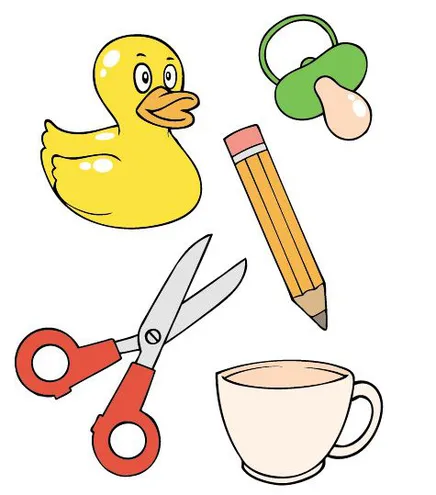
#> input picture VisionArtificial/Python/Images/img3.jpg, 436 x 495 px, found by its file name
$ python opencv.py
#> lines starting #> are read from the running program, lines starting #| are printed output that depends on the picture; after the words box and inside, x2 and y2 are one past the last pixel; in counts of white or black regions, pixels touching at a corner belong together
import cv2
import numpy as np

imagen = cv2.imread('.\\Images\\img3.jpg')
#> imagen is the input picture: shape (495, 436, 3); mean B, G, R 211.9, 230.5, 238.7
gray = cv2.cvtColor(imagen,cv2.COLOR_BGRA2GRAY)
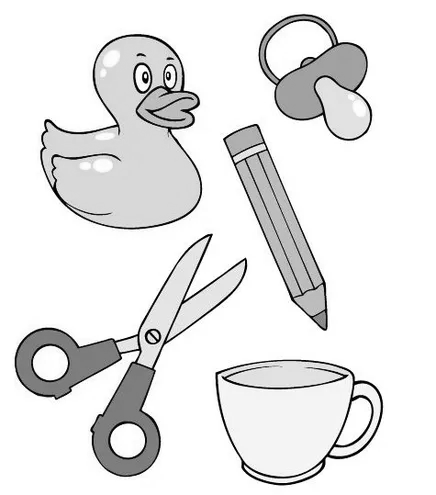
#> gray: shape (495, 436); min 0, max 255, mean 230.8
ret, th = cv2.threshold(gray,200,255,cv2.THRESH_BINARY_INV)
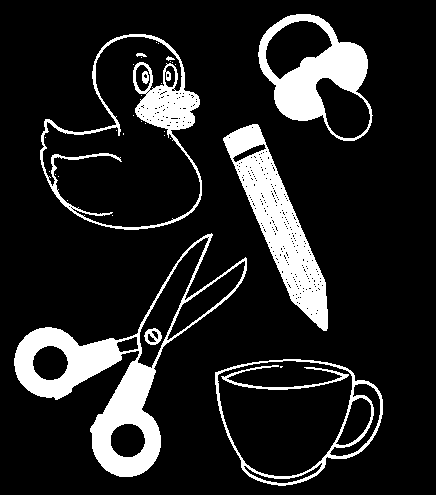
#> th: shape (495, 436); 14% white; 34 white regions (24 under 20 px)
contornos,jerarquia = cv2.findContours(th,cv2.RETR_EXTERNAL,
                                       cv2.CHAIN_APPROX_SIMPLE)
#> contornos = 5 contours; box (x1, y1, x2, y2) and area: (40, 34, 202, 230) 21101, (215, 359, 383, 486) 15860, (14, 233, 247, 477) 15754, (258, 14, 373, 141) 9698, (223, 124, 328, 331) 7424; jerarquia = [[1, -1, -1, -1], [2, 0, -1, -1], [3, 1, -1, -1], [4, 2, -1, -1], [-1, 3, -1, -1]]
for i in range(len(contornos)):
    cnt = contornos[i]
    M = cv2.moments(cnt)
    #print(M)
    cX = int(M["m10"]/M["m00"])
    cY= int(M["m01"]/M["m00"])
    print(cX)
    print(cY)

    area=cv2.contourArea(cnt)
    #print(area)
    perimetro = cv2.arcLength(cnt,True)
    #print(perimetro)
    cv2.circle(imagen,(cX,cY),5,(0,255,0),-1)
    cv2.putText(imagen,"x:"+str(cX)+",y:"+str(cY),(cX,cY),1,1,(0,0,0),1)
    x,y,w,h = cv2.boundingRect(cnt)
    cv2.rectangle(imagen,(x,y),(x+w,y+h),(0,255,0),3)
    cv2.imshow("Image",imagen)
    cv2.waitKey(0)
#> this loop made 5 passes
#> (cX, cY, area, perimetro, x, y, w, h) on passes 1 to 5: (295, 416, 15860.5, 511.7, 215, 359, 168, 127), (125, 362, 15754, 1108.9, 14, 233, 233, 244), (278, 221, 7424, 513.4, 223, 124, 105, 207), (128, 141, 21101, 724.6, 40, 34, 162, 196), (316, 74, 9698.5, 432.4, 258, 14, 115, 127)
#| 295
#| 416
#| 125
#| 362
#| 278
#| 221
#| 128
#| 141
#| 316
#| 74
#> pass 1, `cv2.imshow("Image",imagen)`:
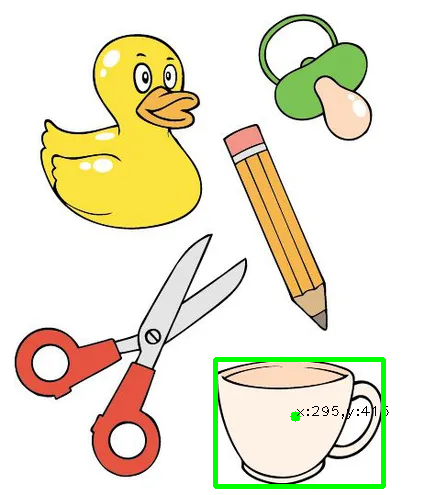
#> window 'Image': shape (495, 436, 3); mean B, G, R 208.4, 230.6, 235.1
#> pass 2, `cv2.imshow("Image",imagen)`:
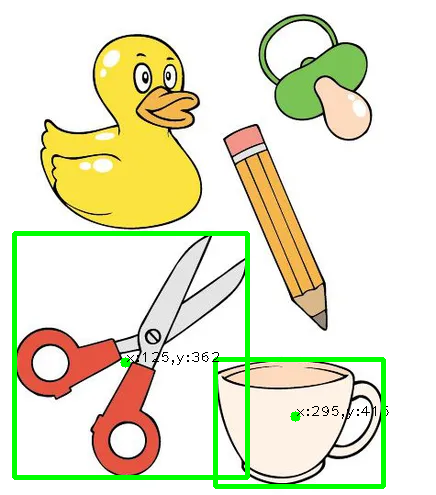
#> window 'Image': shape (495, 436, 3); mean B, G, R 202.9, 230.6, 229.5
#> after the loop:
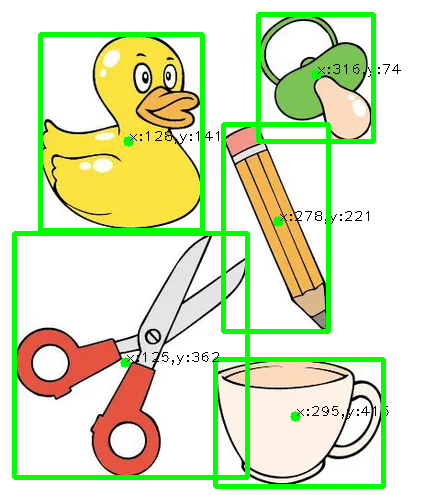
#> imagen: shape (495, 436, 3); 8.11% of pixels changed, all inside (x1, y1, x2, y2) = (12, 12, 401, 489)


cv2.imshow("th",th)
cv2.waitKey(0)
cv2.destroyAllWindows()

$ run again, with VisionArtificial/Python/Images/img2.jpg copied over VisionArtificial/Python/Images/img3.jpg
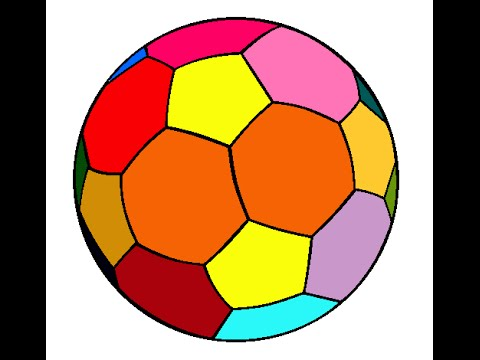
#> input picture VisionArtificial/Python/Images/img2.jpg, 480 x 360 px, found by its file name
#> imagen is the input picture: shape (360, 480, 3); mean B, G, R 106.7, 136, 181.2
#> `ret, th = cv2.threshold(gray,200,255,cv2.THRESH_BINARY_INV)`:
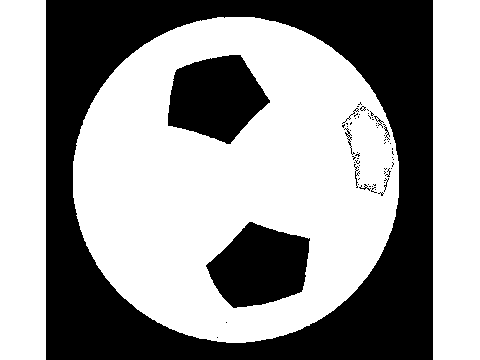
#> th: shape (360, 480); 60.3% white; 64 black regions (54 under 20 px)
#> contornos = 3 contours; box (x1, y1, x2, y2) and area: (73, 17, 399, 343) 83162, (433, 0, 480, 360) 16514, (0, 0, 46, 360) 16155; jerarquia = [[1, -1, -1, -1], [2, 0, -1, -1], [-1, 1, -1, -1]]
#> the loop `for i in range(len(contornos)):` made 3 passes
#> (cnt, cX, area, perimetro, x, y, w, h) on passes 2 to 3: ([[433, 0], [433, 359], [479, 359], [479, 0]], 456, 16514, 810, 433, 0, 47, 360), ([[0, 0], [0, 359], [45, 359], [45, 0]], 22, 16155, 808, 0, 0, 46, 360)
#> (printed output is left out)
#> after the loop `for i in range(len(contornos)):`:
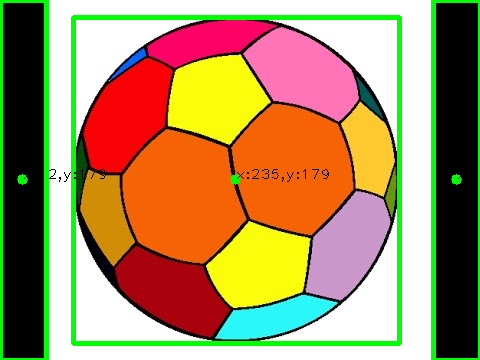
#> imagen: shape (360, 480, 3); 7.42% of pixels changed, all inside (x1, y1, x2, y2) = (0, 0, 480, 360)
